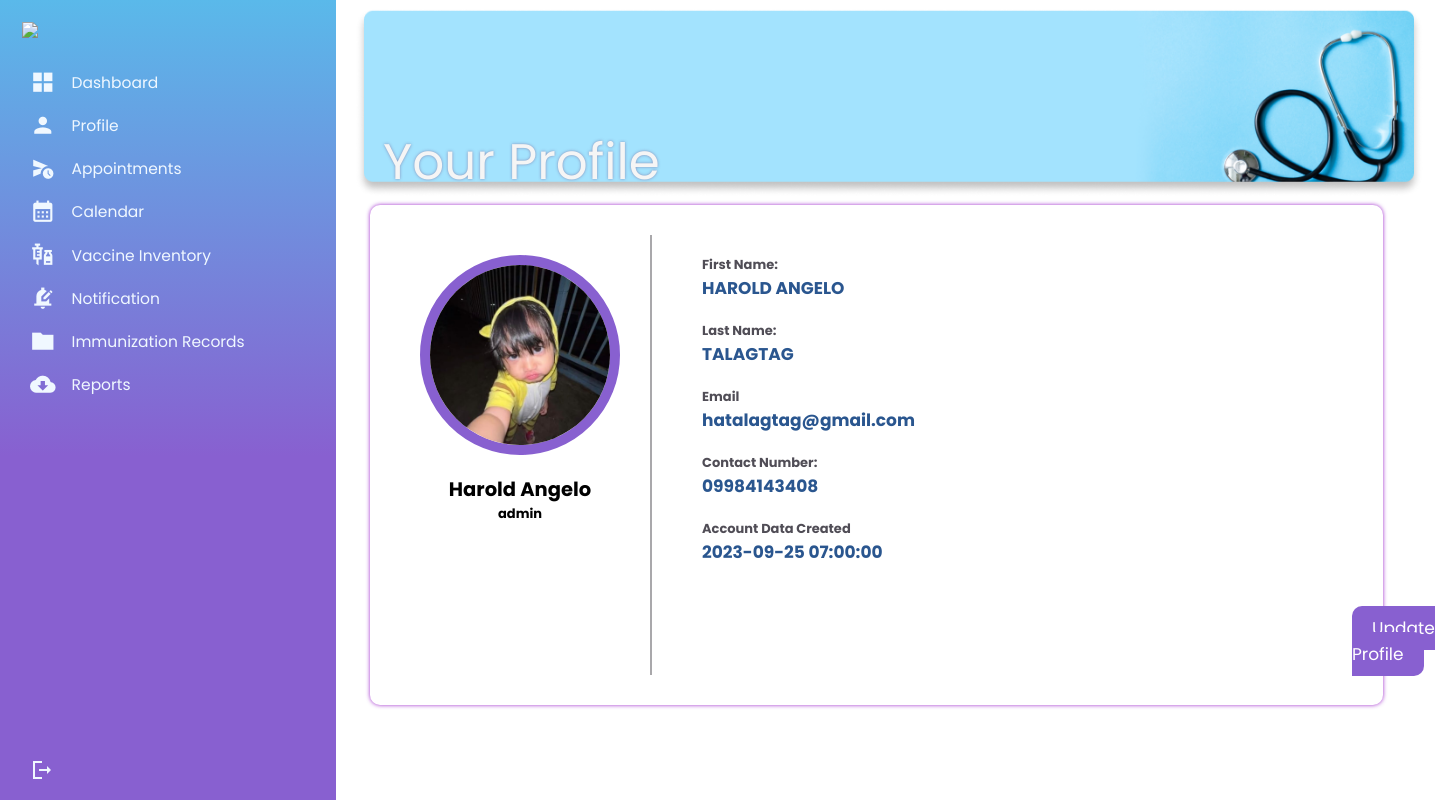
Page /Admin/Profile-TAB.php (signed in) on the committed database.
### tables this page shows
CREATE TABLE `usertable` (
  `userid` int(11) NOT NULL,
  `firstname` varchar(60) NOT NULL,
  `lastname` varchar(60) NOT NULL,
  `user_email` varchar(60) NOT NULL,
  `username` varchar(60) NOT NULL,
  `phonenumber` varchar(60) NOT NULL,
  `token_verified` varchar(100) NOT NULL,
  `status_verified` tinyint(2) NOT NULL DEFAULT 0 COMMENT '0- not verified 1-verified',
  `password` varchar(60) NOT NULL,
  `image` longblob NOT NULL,
  `usertype` varchar(6) NOT NULL,
  `datecreated` timestamp NOT NULL DEFAULT current_timestamp(),
  `is_notified` int(11) DEFAULT 0 COMMENT '0 - not notified\r\n1 - notified',
  `code` mediumint(50) NOT NULL,
  `status` text NOT NULL
);

### Admin/Profile-TAB.php (the view, shortened to what this page needs)
<?php
include('../templates/Header.php');
?>
<link rel="stylesheet" href="../Parent/css/style2.css">
<body>
    <div class="container">
        <div class="column1">
          <?php include('../templates/Admin-Dash.php'); ?>
        </div>
        <div class="column">
            <div class="dashboard">
                <img src="./images/Profile.png">
            <div class="dashboard-text">
                <h1>Your Profile</h1>
            </div>
            </div>
             <div class="content">
                <div class="profile-pic">
                <?php
                    $select = mysqli_query($conn, "SELECT * FROM `usertable` WHERE userid = '$user_id'") or die('query failed');
                     if(mysqli_num_rows($select) > 0){
                    $fetch = mysqli_fetch_assoc($select);
                    }
                      if($fetch['image'] == ''){
                         echo '<img src="assets/images/default-avatar.png">';
                      }else{
                        echo '<img src="../Homepage/uploaded_img/'.$fetch['image'].'" id ="profile" alt="Profile Avatar" class="profilepic">';
                     }
                     ?>
                  <h2><?php echo $fetch['username']; ?></h2>
                  <h4><?php echo $fetch['usertype']; ?></h4>
                </div>
                <div class="profile-details">
                <h4>First Name:</h4>
                <h3><?php echo $fetch['firstname']; ?></h3>
                <h4>Last Name:</h4>
                <h3><?php echo $fetch['lastname']; ?></h3>
                <h4>Email</h4>
                <h3><?php echo $fetch['user_email']; ?></h3>
                <h4>Contact Number:</h4>
                <h3><?php echo $fetch['phonenumber']; ?></h3>
                <h4>Account Data Created</h4>
                <h3><?php echo $fetch['datecreated']; ?></h3>
                <div class="btna">
                <a href="./Update-Profile1.php" class="btn">Update Profile</a>
                </div>
                </div>
             </div>
        </div>
    </div>
</body>
</html>

### Parent/css/style2.css (style rules this page uses)
.column { position: absolute; left: 270px; right: 50px; }
.column1 { position: fixed; height: 100%; }
.dashboard { position: relative; }
.dashboard img { padding: 8px 85px; width: 1500px; flex-shrink: 0; }
.dashboard-text { position: absolute; top: 100px; padding: 25px 113px; }
.dashboard-text h1 { color: whitesmoke; text-shadow: 0px 0px 3px rgba(101, 53, 113, 0.5); font-family: 'Poppins', sans-serif; font-size: 50px; font-style: normal; font-weight: 400; line-height: normal; }
.content { display: flex; background-color: #ffffff; margin: 0 0px 0 100px; width: 90%; max-width: 1500px; min-height: 500px; flex-shrink: 0; border-radius: 10px; box-shadow: 0 0 4px rgba(142, 5, 196, 0.849); padding: 30px; box-sizing: border-box; }
.profile-pic { padding: 20px 30px 0 20px; margin: 0 30px 0 0px; max-width: 350px; min-height: 400px; border-right: 2px solid #a9a8ab; }
.profile-pic img { border-radius: 100px; border: 10px solid #8860D0; width: 200px; height: 200px; }
.profile-pic h2 { text-align: center; margin-top: 20px; }
.profile-pic h4 { text-align: center; }
.profile-details { margin-left: 20px; max-width: 1000px; min-height: 400px; }
.profile-details h4 { margin-top: 20px; color: #504d56; }
.profile-details h3 { color: #2a568f; font-size: 17px; }
.btn { padding: 10px 20px 10px 20px; width: 200px; height: 45px; background: #8860D0; border-radius: 10px; font-size: 17px; color: white; cursor: pointer; }
.btna { margin-left: 650px ; margin-top: 50px; }
@media screen and (max-width: 2560px) { .dashboard img { width: 110%; } }

### assets/css/style0.css (style rules this page uses)
* { margin: 0; padding: 0; outline: 0; border: 0; text-decoration: none; list-style: none; box-sizing: border-box; }
body { display: grid; height: 100%; font-family: Poppins, sans-serif; font-size: 13px; background: white; background-size: cover; background-repeat: no-repeat; background-position: center center; user-select: none; overflow-x: hidden; }
img { display: block; width: 100%; }

### rows in the picture
usertable: image (picture), username "Harold Angelo", usertype "admin", firstname "HAROLD ANGELO", lastname "TALAGTAG", user_email "hatalagtag@gmail.com", phonenumber "09984143408", datecreated "2023-09-25 07:00:00"
